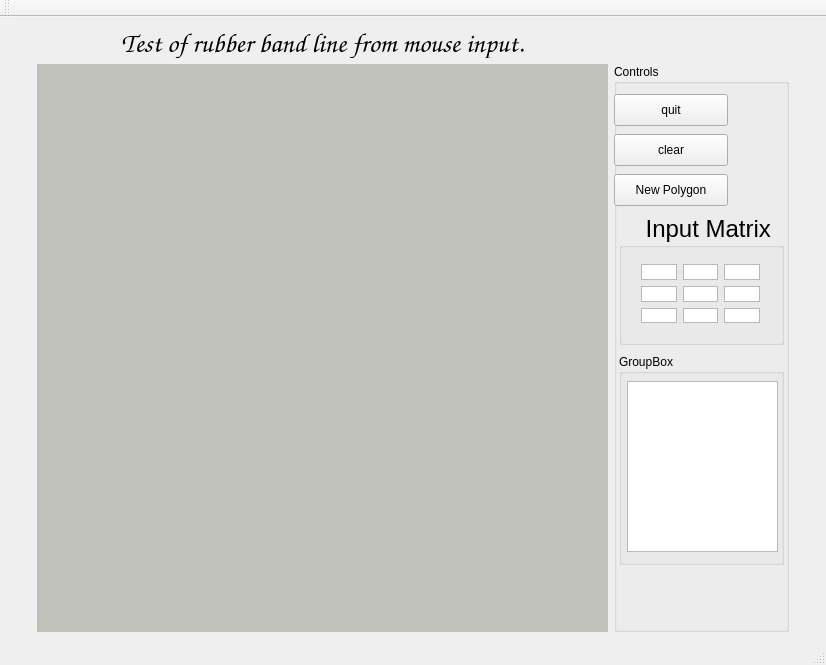
<?xml version="1.0" encoding="UTF-8"?>
<ui version="4.0">
 <class>MainWindow</class>
 <widget class="QMainWindow" name="MainWindow">
  <property name="geometry">
   <rect>
    <x>0</x>
    <y>0</y>
    <width>826</width>
    <height>665</height>
   </rect>
  </property>
  <property name="windowTitle">
   <string>MainWindow</string>
  </property>
  <widget class="QWidget" name="centralWidget">
   <layout class="QHBoxLayout" name="horizontalLayout">
    <item>
     <layout class="QGridLayout" name="gridLayout">
      <item row="1" column="0">
       <widget class="BasicOpenGLView" name="oglwidget" native="true">
        <property name="sizePolicy">
         <sizepolicy hsizetype="Preferred" vsizetype="Preferred">
          <horstretch>0</horstretch>
          <verstretch>0</verstretch>
         </sizepolicy>
        </property>
        <property name="styleSheet">
         <string notr="true">background-color: rgb(192, 193, 186);</string>
        </property>
       </widget>
      </item>
      <item row="0" column="0">
       <widget class="QLabel" name="label">
        <property name="maximumSize">
         <size>
          <width>571</width>
          <height>30</height>
         </size>
        </property>
        <property name="font">
         <font>
          <family>Zapfino</family>
          <pointsize>20</pointsize>
          <weight>50</weight>
          <italic>true</italic>
          <bold>false</bold>
         </font>
        </property>
        <property name="styleSheet">
         <string notr="true">font: italic 20pt &quot;Zapfino&quot;;</string>
        </property>
        <property name="text">
         <string>Test of rubber band line from mouse input.</string>
        </property>
        <property name="alignment">
         <set>Qt::AlignCenter</set>
        </property>
       </widget>
      </item>
      <item row="1" column="1">
       <widget class="QGroupBox" name="groupBox">
        <property name="maximumSize">
         <size>
          <width>175</width>
          <height>590</height>
         </size>
        </property>
        <property name="title">
         <string>Controls</string>
        </property>
        <widget class="QPushButton" name="pushButton">
         <property name="geometry">
          <rect>
           <x>0</x>
           <y>30</y>
           <width>114</width>
           <height>32</height>
          </rect>
         </property>
         <property name="text">
          <string>quit</string>
         </property>
        </widget>
        <widget class="QPushButton" name="pushButton_2">
         <property name="geometry">
          <rect>
           <x>0</x>
           <y>70</y>
           <width>114</width>
           <height>32</height>
          </rect>
         </property>
         <property name="text">
          <string>clear</string>
         </property>
        </widget>
        <widget class="QPushButton" name="pushButton_3">
         <property name="geometry">
          <rect>
           <x>0</x>
           <y>110</y>
           <width>114</width>
           <height>32</height>
          </rect>
         </property>
         <property name="text">
          <string>New Polygon</string>
         </property>
        </widget>
        <widget class="QGroupBox" name="groupBox_2">
         <property name="geometry">
          <rect>
           <x>5</x>
           <y>150</y>
           <width>165</width>
           <height>131</height>
          </rect>
         </property>
         <property name="font">
          <font>
           <pointsize>18</pointsize>
          </font>
         </property>
         <property name="title">
          <string>    Input Matrix</string>
         </property>
         <widget class="QWidget" name="gridLayoutWidget">
          <property name="geometry">
           <rect>
            <x>11</x>
            <y>39</y>
            <width>141</width>
            <height>81</height>
           </rect>
          </property>
          <layout class="QGridLayout" name="gridLayout_2">
           <item row="2" column="1">
            <widget class="QPlainTextEdit" name="plainTextEdit_5">
             <property name="font">
              <font>
               <pointsize>12</pointsize>
              </font>
             </property>
             <property name="cursor" stdset="0">
              <cursorShape>IBeamCursor</cursorShape>
             </property>
             <property name="verticalScrollBarPolicy">
              <enum>Qt::ScrollBarAlwaysOff</enum>
             </property>
             <property name="horizontalScrollBarPolicy">
              <enum>Qt::ScrollBarAlwaysOff</enum>
             </property>
             <property name="lineWrapMode">
              <enum>QPlainTextEdit::NoWrap</enum>
             </property>
            </widget>
           </item>
           <item row="2" column="2">
            <widget class="QPlainTextEdit" name="plainTextEdit_6">
             <property name="font">
              <font>
               <pointsize>12</pointsize>
              </font>
             </property>
             <property name="cursor" stdset="0">
              <cursorShape>IBeamCursor</cursorShape>
             </property>
             <property name="verticalScrollBarPolicy">
              <enum>Qt::ScrollBarAlwaysOff</enum>
             </property>
             <property name="horizontalScrollBarPolicy">
              <enum>Qt::ScrollBarAlwaysOff</enum>
             </property>
             <property name="lineWrapMode">
              <enum>QPlainTextEdit::NoWrap</enum>
             </property>
            </widget>
           </item>
           <item row="1" column="2">
            <widget class="QPlainTextEdit" name="plainTextEdit_4">
             <property name="font">
              <font>
               <pointsize>12</pointsize>
              </font>
             </property>
             <property name="cursor" stdset="0">
              <cursorShape>IBeamCursor</cursorShape>
             </property>
             <property name="verticalScrollBarPolicy">
              <enum>Qt::ScrollBarAlwaysOff</enum>
             </property>
             <property name="horizontalScrollBarPolicy">
              <enum>Qt::ScrollBarAlwaysOff</enum>
             </property>
             <property name="lineWrapMode">
              <enum>QPlainTextEdit::NoWrap</enum>
             </property>
            </widget>
           </item>
           <item row="0" column="2">
            <widget class="QPlainTextEdit" name="plainTextEdit_2">
             <property name="font">
              <font>
               <pointsize>12</pointsize>
              </font>
             </property>
             <property name="cursor" stdset="0">
              <cursorShape>IBeamCursor</cursorShape>
             </property>
             <property name="verticalScrollBarPolicy">
              <enum>Qt::ScrollBarAlwaysOff</enum>
             </property>
             <property name="horizontalScrollBarPolicy">
              <enum>Qt::ScrollBarAlwaysOff</enum>
             </property>
             <property name="lineWrapMode">
              <enum>QPlainTextEdit::NoWrap</enum>
             </property>
            </widget>
           </item>
           <item row="0" column="1">
            <widget class="QPlainTextEdit" name="plainTextEdit">
             <property name="font">
              <font>
               <pointsize>12</pointsize>
              </font>
             </property>
             <property name="cursor" stdset="0">
              <cursorShape>IBeamCursor</cursorShape>
             </property>
             <property name="verticalScrollBarPolicy">
              <enum>Qt::ScrollBarAlwaysOff</enum>
             </property>
             <property name="horizontalScrollBarPolicy">
              <enum>Qt::ScrollBarAlwaysOff</enum>
             </property>
             <property name="lineWrapMode">
              <enum>QPlainTextEdit::NoWrap</enum>
             </property>
            </widget>
           </item>
           <item row="1" column="1">
            <widget class="QPlainTextEdit" name="plainTextEdit_3">
             <property name="font">
              <font>
               <pointsize>12</pointsize>
              </font>
             </property>
             <property name="cursor" stdset="0">
              <cursorShape>IBeamCursor</cursorShape>
             </property>
             <property name="verticalScrollBarPolicy">
              <enum>Qt::ScrollBarAlwaysOff</enum>
             </property>
             <property name="horizontalScrollBarPolicy">
              <enum>Qt::ScrollBarAlwaysOff</enum>
             </property>
             <property name="lineWrapMode">
              <enum>QPlainTextEdit::NoWrap</enum>
             </property>
            </widget>
           </item>
           <item row="0" column="3">
            <widget class="QPlainTextEdit" name="plainTextEdit_7">
             <property name="font">
              <font>
               <pointsize>12</pointsize>
              </font>
             </property>
             <property name="cursor" stdset="0">
              <cursorShape>IBeamCursor</cursorShape>
             </property>
             <property name="verticalScrollBarPolicy">
              <enum>Qt::ScrollBarAlwaysOff</enum>
             </property>
             <property name="horizontalScrollBarPolicy">
              <enum>Qt::ScrollBarAlwaysOff</enum>
             </property>
             <property name="lineWrapMode">
              <enum>QPlainTextEdit::NoWrap</enum>
             </property>
            </widget>
           </item>
           <item row="1" column="3">
            <widget class="QPlainTextEdit" name="plainTextEdit_8">
             <property name="font">
              <font>
               <pointsize>12</pointsize>
              </font>
             </property>
             <property name="cursor" stdset="0">
              <cursorShape>IBeamCursor</cursorShape>
             </property>
             <property name="verticalScrollBarPolicy">
              <enum>Qt::ScrollBarAlwaysOff</enum>
             </property>
             <property name="horizontalScrollBarPolicy">
              <enum>Qt::ScrollBarAlwaysOff</enum>
             </property>
             <property name="lineWrapMode">
              <enum>QPlainTextEdit::NoWrap</enum>
             </property>
            </widget>
           </item>
           <item row="2" column="3">
            <widget class="QPlainTextEdit" name="plainTextEdit_9">
             <property name="font">
              <font>
               <pointsize>12</pointsize>
              </font>
             </property>
             <property name="cursor" stdset="0">
              <cursorShape>IBeamCursor</cursorShape>
             </property>
             <property name="verticalScrollBarPolicy">
              <enum>Qt::ScrollBarAlwaysOff</enum>
             </property>
             <property name="horizontalScrollBarPolicy">
              <enum>Qt::ScrollBarAlwaysOff</enum>
             </property>
             <property name="lineWrapMode">
              <enum>QPlainTextEdit::NoWrap</enum>
             </property>
            </widget>
           </item>
          </layout>
         </widget>
        </widget>
        <widget class="QGroupBox" name="groupBox_3">
         <property name="geometry">
          <rect>
           <x>5</x>
           <y>290</y>
           <width>165</width>
           <height>211</height>
          </rect>
         </property>
         <property name="title">
          <string>GroupBox</string>
         </property>
         <widget class="QTextBrowser" name="textBrowser">
          <property name="geometry">
           <rect>
            <x>8</x>
            <y>27</y>
            <width>151</width>
            <height>171</height>
           </rect>
          </property>
         </widget>
        </widget>
       </widget>
      </item>
     </layout>
    </item>
   </layout>
  </widget>
  <widget class="QToolBar" name="mainToolBar">
   <attribute name="toolBarArea">
    <enum>TopToolBarArea</enum>
   </attribute>
   <attribute name="toolBarBreak">
    <bool>false</bool>
   </attribute>
  </widget>
  <widget class="QStatusBar" name="statusBar"/>
 </widget>
 <layoutdefault spacing="6" margin="11"/>
 <customwidgets>
  <customwidget>
   <class>BasicOpenGLView</class>
   <extends>QWidget</extends>
   <header>basicopenglview.h</header>
   <container>1</container>
   <slots>
    <slot>newPoly()</slot>
   </slots>
  </customwidget>
 </customwidgets>
 <resources/>
 <connections>
  <connection>
   <sender>pushButton</sender>
   <signal>clicked()</signal>
   <receiver>MainWindow</receiver>
   <slot>close()</slot>
   <hints>
    <hint type="sourcelabel">
     <x>631</x>
     <y>106</y>
    </hint>
    <hint type="destinationlabel">
     <x>670</x>
     <y>49</y>
    </hint>
   </hints>
  </connection>
  <connection>
   <sender>pushButton_2</sender>
   <signal>clicked()</signal>
   <receiver>MainWindow</receiver>
   <slot>clearbut()</slot>
   <hints>
    <hint type="sourcelabel">
     <x>660</x>
     <y>135</y>
    </hint>
    <hint type="destinationlabel">
     <x>594</x>
     <y>209</y>
    </hint>
   </hints>
  </connection>
  <connection>
   <sender>pushButton_3</sender>
   <signal>clicked()</signal>
   <receiver>oglwidget</receiver>
   <slot>newPoly()</slot>
   <hints>
    <hint type="sourcelabel">
     <x>643</x>
     <y>186</y>
    </hint>
    <hint type="destinationlabel">
     <x>548</x>
     <y>186</y>
    </hint>
   </hints>
  </connection>
 </connections>
 <slots>
  <slot>transform()</slot>
  <slot>animate()</slot>
  <slot>clearbut()</slot>
 </slots>
</ui>
